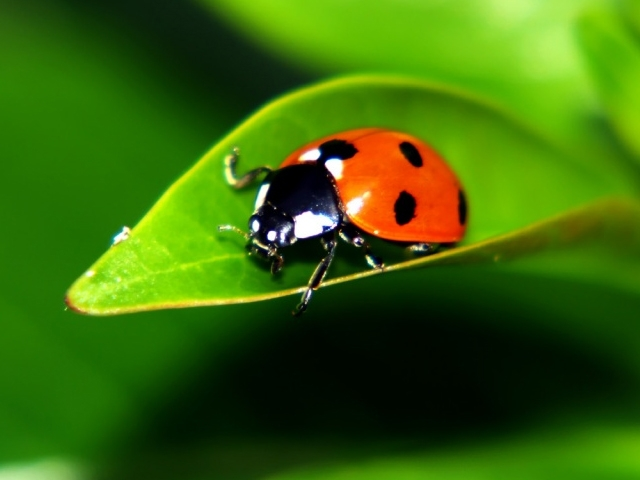
#> input picture Resources/bug.jpg, 640 x 480 px
$ python chapter_06.py
#> lines starting #> are read from the running program, lines starting #| are printed output that depends on the picture
import cv2
import numpy as np

# chapter 6 :  Joining Images (putting multiple image in one window)

img = cv2.imread("Resources/bug.jpg")
#> img is the input picture: shape (480, 640, 3); mean B, G, R 8.4, 102.3, 56.7

imgGray = cv2.cvtColor(img,cv2.COLOR_BGR2GRAY)
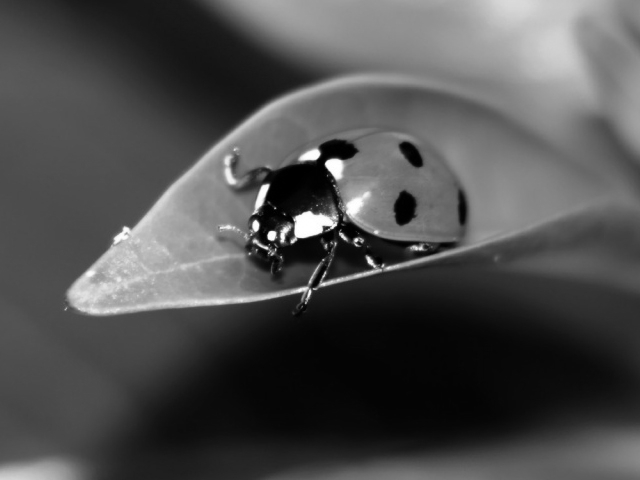
#> imgGray: shape (480, 640); min 0, max 255, mean 77.9

# Here comes murtaza stack() function which creates a vertical and horizontal image stack

hor = np.hstack((img,img)) #numpy function to put image in horizontal
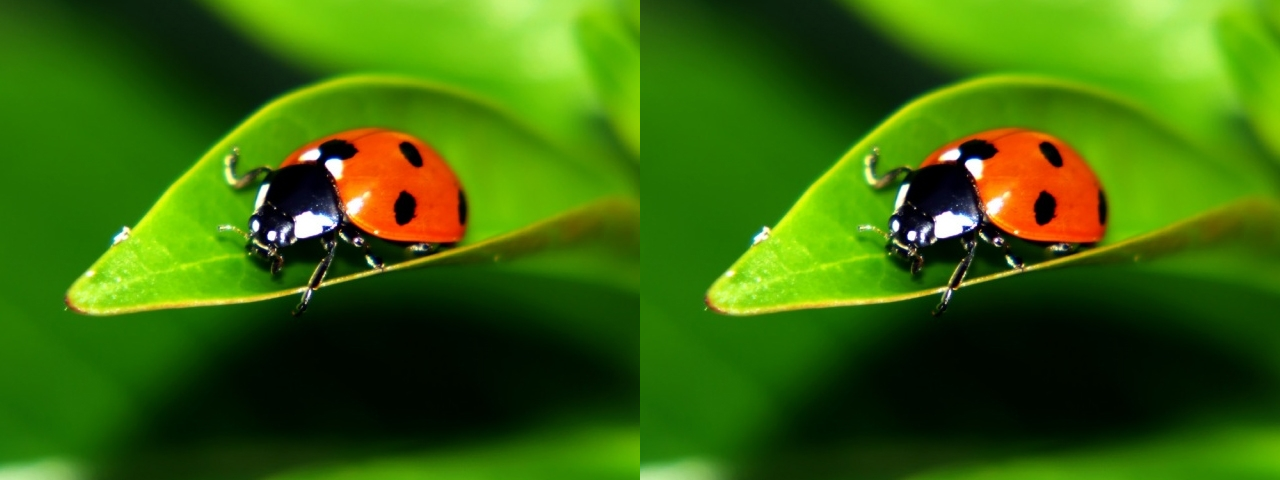
#> hor: shape (480, 1280, 3); mean B, G, R 8.4, 102.3, 56.7

ver = np.vstack((img,img))
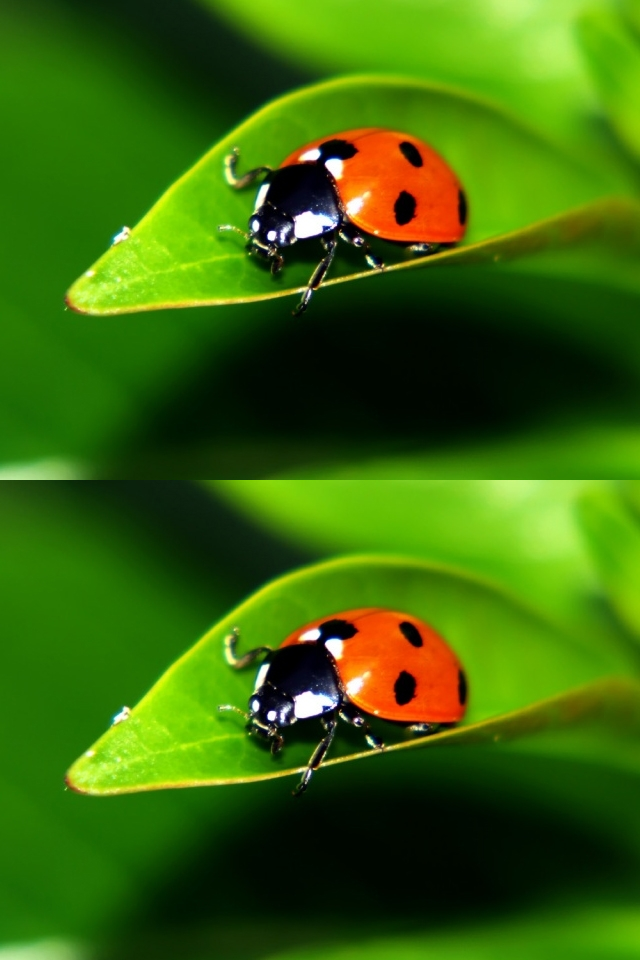
#> ver: shape (960, 640, 3); mean B, G, R 8.4, 102.3, 56.7

# imgStack = stack( 0.5 ,( [ img, imgGray, img ] , [ img, imgGray, img ] ) ) # Parameter  : scale , Horizontal stack row 1 , Horizontal stack row 2

cv2.imshow("Horizontal",hor)
cv2.imshow("Vertical",ver)
# cv2.imshow("Image Stacked",imgStack)
#both images must have same channel bcoz we are talking about matrices
# In our case our image is color ful and having 3 channel BGR
cv2.waitKey(0)

$ run again, with Resources/railway.jpg copied over Resources/bug.jpg
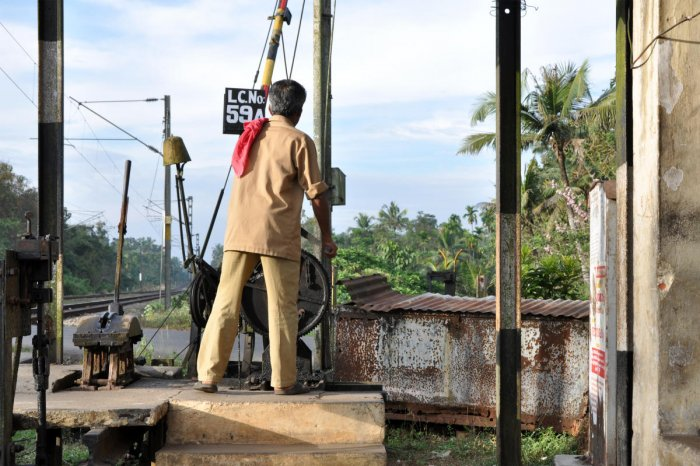
#> input picture Resources/railway.jpg, 700 x 466 px
#> img is the input picture: shape (466, 700, 3); mean B, G, R 133.8, 142.9, 145.6
#> `hor = np.hstack((img,img))`:
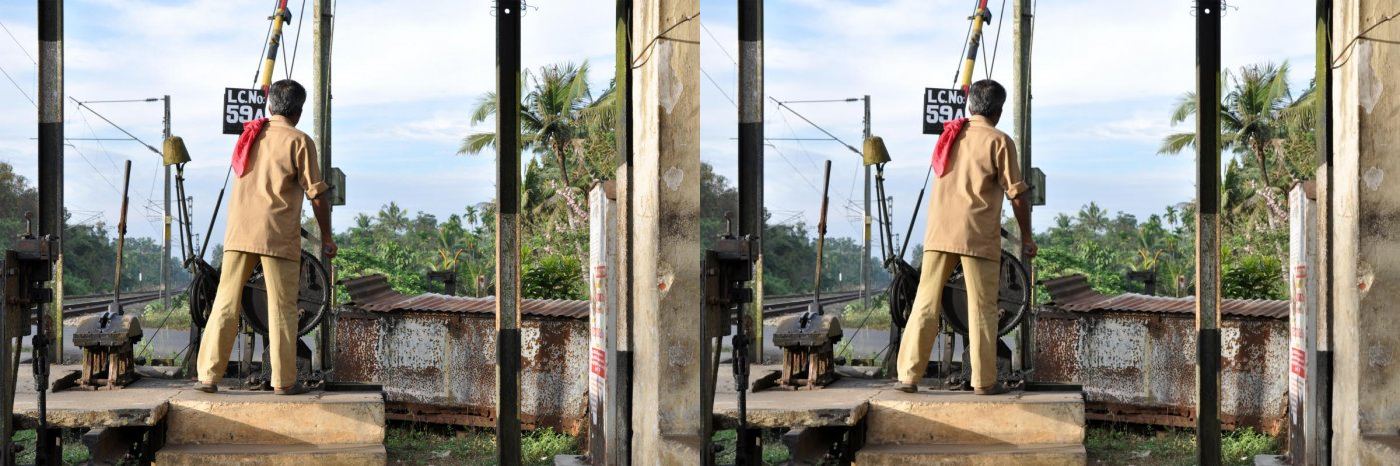
#> hor: shape (466, 1400, 3); mean B, G, R 133.8, 142.9, 145.6
#> `ver = np.vstack((img,img))`:
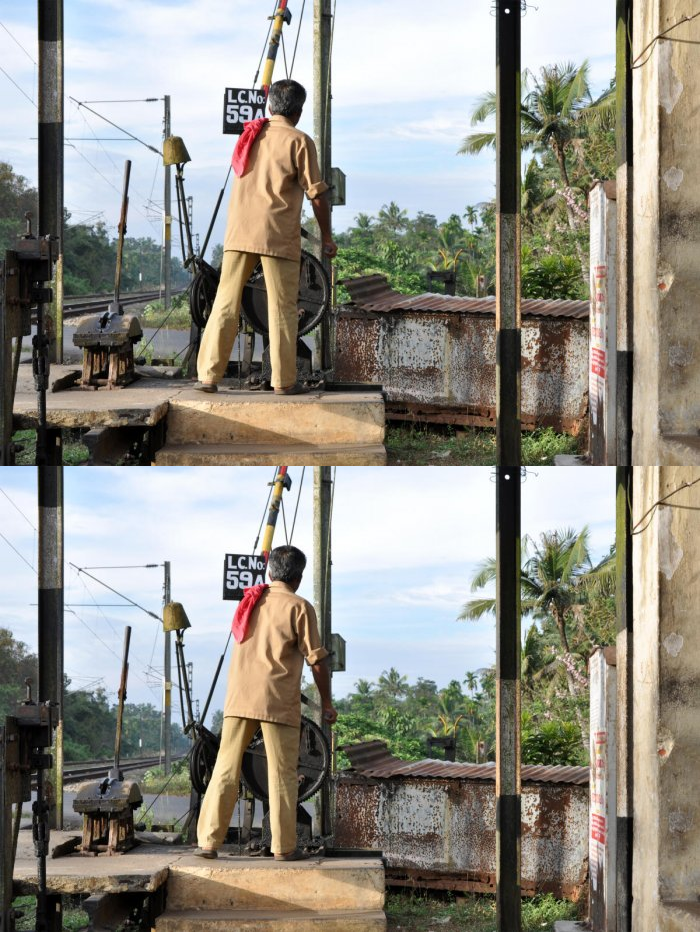
#> ver: shape (932, 700, 3); mean B, G, R 133.8, 142.9, 145.6
